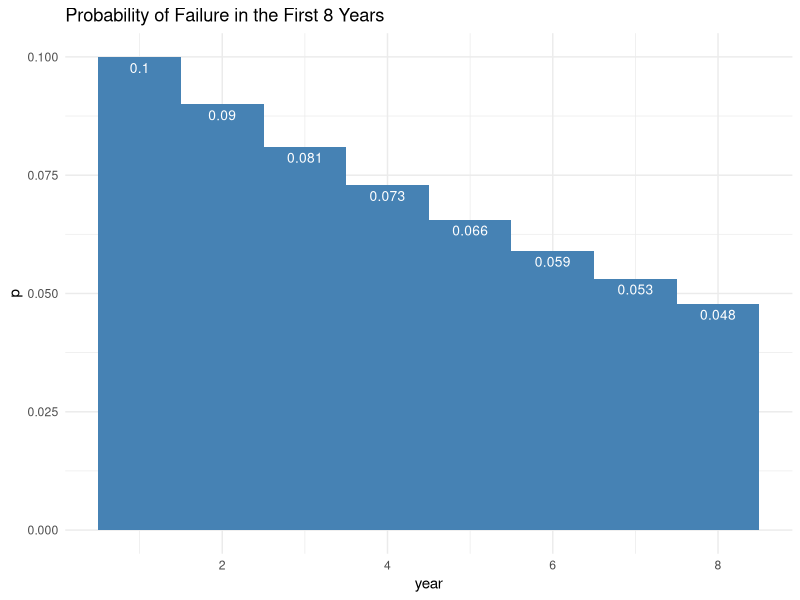

Write R code to recreate this figure.
## ---- chunk 1
library(ggplot2)
n_failures_before_success <- 8
probability_of_success <- 1/10

p_ns <- c()
for (n in 1:n_failures_before_success){
  p_n <- probability_of_success * (1 - probability_of_success)^(n-1)
  p_ns <- c(p_ns, p_n)
}

ggplot(data.frame(year = 1:n_failures_before_success, p = p_ns), aes(year,p)) + 
  geom_bar(stat = "identity", fill = "steelblue", width = 1) +
  geom_text(aes(label = round(p,3)), vjust = 1.6, color = "white", size = 3.5) +
  theme_minimal() +
  ggtitle("Probability of Failure in the First 8 Years")
## ---- chunk 2
n_failures_before_success <- 8
probability_of_success <- 1/10

p <- 0
for (n in 1:n_failures_before_success){
  p <- p + probability_of_success * (1 - probability_of_success) ^ (n - 1)
}

p_geometric <- 1 - p

message(paste("Probability that the machine will fail after 8 years:", p_geometric))
## ---- chunk 3
expected_value <- 1 / probability_of_success

message(paste("Expected value:", expected_value))
## ---- chunk 4
variance <- (1 - probability_of_success) / (probability_of_success ^ 2)

standard_deviation <- sqrt(variance)

message(paste("Standard deviation:", standard_deviation))
## ---- chunk 5
p_exponential <- exp(1) ^ (-n_failures_before_success /expected_value)

message(paste("Probability that the machine will fail after 8 years:", p_exponential))
## ---- chunk 6
expected_value <- 1 / probability_of_success

message(paste("Expected value:", expected_value))
## ---- chunk 7
standard_deviation <- 1 / (probability_of_success ^ 2)

message(paste("Standard deviation:", standard_deviation))
